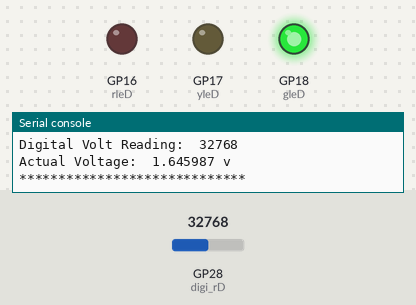
A program run on a simulated Raspberry Pi Pico running MicroPython. Shown: output pins drawn as LEDs (lit = HIGH), the last lines printed to the serial console. The inputs (shaded band) are chosen by the test bench; at power-on: GP28 (digi_rD) = 32768 (analog values on the 0–65535 scale).

Above: at 1.2 s.
1.3 s: GP28 (digi_rD) set to 51888
2.8 s: GP28 (digi_rD) set to 53520
At 3.7 s:
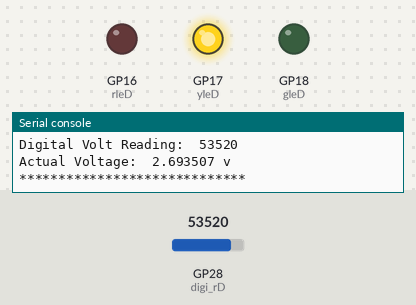
4.5 s: GP28 (digi_rD) set to 61664
6.0 s: GP28 (digi_rD) set to 62800
At 6.3 s:
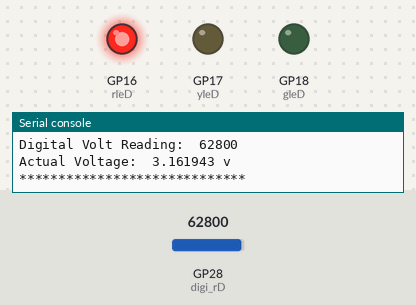
7.5 s: GP28 (digi_rD) set to 57670
At 8.7 s:
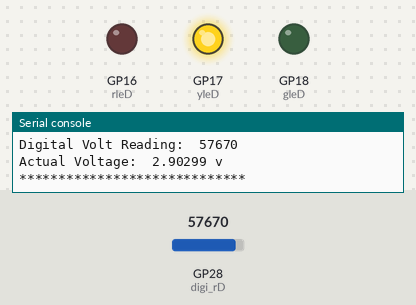
9.0 s: GP28 (digi_rD) set to 65535
At 10.1 s:
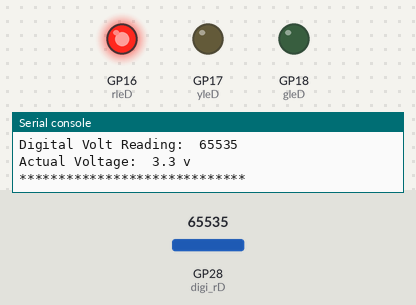
Timing chart, 0 to 11.5 s (numbered marks = the images above; inputs shaded):
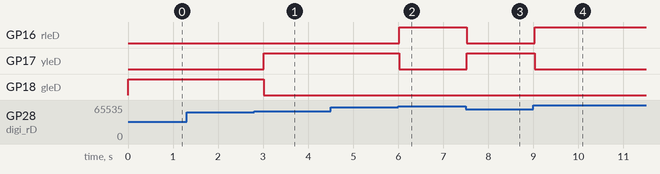

Measured:
- the behaviour switches between 52416 and 52432 on GP28 (digi_rD) (found by bisection; images 0 and 1)
- the behaviour switches between 62256 and 62272 on GP28 (digi_rD) (found by bisection; images 1 and 2)
- after the input at 2.8 s, GP17 (yleD): LOW → HIGH after 0.21 s; GP18 (gleD): HIGH → LOW after 0.21 s
- after the input at 6.0 s, GP16 (rleD): LOW → HIGH at once; GP17 (yleD): HIGH → LOW at once
- after the input at 7.5 s, GP16 (rleD): HIGH → LOW at once; GP17 (yleD): LOW → HIGH at once
- after the input at 9.0 s, GP16 (rleD): LOW → HIGH at once; GP17 (yleD): HIGH → LOW at once

The program:

006_homework_if.py
```python
# Lesson 6 Homework
# Hardware: 1 Pico, 1 Breadboard, 3 LEDs (Red,Green,Yellow ),
#           Assrted Patch Wires, Potentiometer.
#         !!!Cup of ice coffee; Black No sugar!!!
# If potentiometer is all the way to the left the read value
# should be 0, All the way to the right should be 100
# If Value is 0 to 79 Green Light
# If Value is 80 to 94 Yellow Light
# If value is 95 to 100 Red Light
from machine import Pin
from time import sleep
yeL = 17
grN = 18
reD = 16
oN=1
ofF=0
yleD = machine.Pin(yeL, Pin.OUT)
gleD = machine.Pin(grN, Pin.OUT)
rleD = machine.Pin(reD, Pin.OUT)
knoB = 28 # Pin location 34

digi_rD = machine.ADC(knoB) # Read Analog Digital Converter. Read Value

try:
    while True:
        # The Math
        digi_vaL = digi_rD.read_u16() # Get Value from digi_rD
        voltage=(3.3/65375)*digi_vaL - (160*3.3/65375)
        percent_vaLb = (digi_vaL * 100) / 65535
        # Cleaning up the display data.
        if percent_vaLb < 1: # 0 out power level: #smooths out voltage fluctuation.
            percent_vaLb = 0
        if voltage <= .0001: # 0 out any voltage less than .0001
            voltage = 0

        print ("Power Level: ",percent_vaLb)
        print("Digital Volt Reading: ",digi_vaL)
        print("Actual Voltage: ",voltage,"v")
        print ("*****************************")

        if percent_vaLb <= 79.999: # Light logic decision 1
            gleD.value(oN)

        if percent_vaLb >= 80 and percent_vaLb <= 94.999: #Light logic decision 2
            yleD.value(oN)

        if percent_vaLb >= 95 and percent_vaLb <=100: #Light logic decision 3
            rleD.value(oN)

        sleep (.5)
        rleD.value(ofF) # Reset Lights
        yleD.value(ofF)
        gleD.value(ofF)

except KeyboardInterrupt:
    rleD.value(ofF)
    yleD.value(ofF)
    gleD.value(ofF)
```
